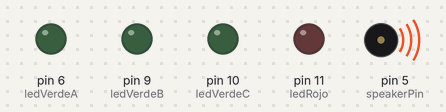
Bench run of a sketch on a simulated Arduino Uno, built with avr-gcc and run on an emulated ATmega328P. Shown: output pins drawn as LEDs (lit = HIGH), buzzer (waves = sounding).

Above: at 0.1 s.
At 5.57 s:
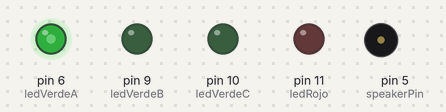
At 11.12 s:
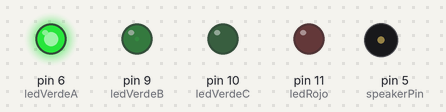
At 19.88 s:
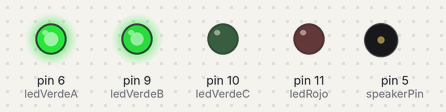
At 29.56 s:
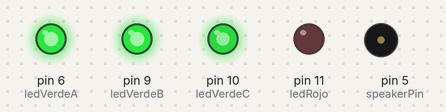
At 39.55 s:
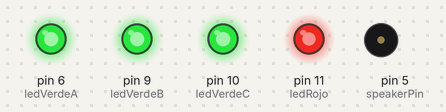
Timing chart, 0 to 40.0 s (numbered marks = the images above):
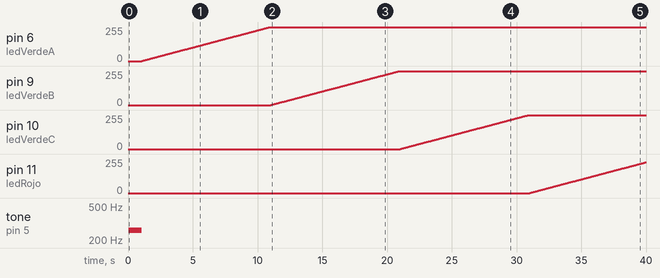

The sketch:

versionB.ino
```cpp
/*
 Based on open-source code  Blink
*/


/*------Declaracion de variables---------*/
int ledVerdeA=6;
int ledVerdeB=9;
int ledVerdeC=10;
int ledRojo=11;

int speakerPin=5;

int botonState=0;
int i=0; //Para los bucles;

/*----Inicializacion de los pines--------*/
void setup() {
  pinMode(ledVerdeA, OUTPUT);
  pinMode(ledVerdeB, OUTPUT);
  pinMode(ledVerdeC, OUTPUT);
  pinMode(ledRojo, OUTPUT);
  pinMode(speakerPin, OUTPUT);
}

void playTone(int tone, int duration){
   for(long i=0; i<duration *1000L; i+=tone * 2){
     digitalWrite(speakerPin,HIGH);
     delayMicroseconds(tone);
     digitalWrite(speakerPin,LOW);
     delayMicroseconds(tone);
   }
}


void loop() {
  playTone(1915, 1000);
 //Enciende progresivamente el led verde A durante 10 segundos.
 for(i=0; i<256; i++){
   analogWrite(ledVerdeA, i);
   delay(39.0625);
 }
 //= con el B
 for(i=0; i<256; i++){
   analogWrite(ledVerdeB, i);
   delay(39.0625);
 }
 //= con el C
 for(i=0; i<256; i++){
   analogWrite(ledVerdeC, i);
   delay(39.0625);
 }
 //= con el D
 for(i=0; i<256; i++){
   analogWrite(ledRojo, i);
   delay(39.0625);
 }

  //Despues de llegar a los cuarenta segundos parpadea.
  do{

    delay(100);
    analogWrite(ledVerdeA,0);
    analogWrite(ledVerdeB,0);
    analogWrite(ledVerdeC,0);
    analogWrite(ledRojo,0);
    delay(100);
    analogWrite(ledVerdeA,255);
    analogWrite(ledVerdeB,255);
    analogWrite(ledVerdeC,255);
    analogWrite(ledRojo,255);

    botonState=digitalRead(3);

  //Mientras que el boton no se pulse se repite el ciclo.
  }while(botonState==LOW);

  analogWrite(ledVerdeA,0);
    analogWrite(ledVerdeB,0);
    analogWrite(ledVerdeC,0);
    analogWrite(ledRojo,0);
  delay(500);

}
```

Measured:
- by itself, pin 6 (ledVerdeA), pin 9 (ledVerdeB), pin 10 (ledVerdeC): moves from 0/255 to 255/255 over 9.9 s
- by itself, pin 11 (ledRojo): moves from 0/255 to 231/255 over 9.0 s
- by itself, tone on pin 5 (speakerPin): silent → 260 Hz at 0.05 s, → silent 1.0 s later
